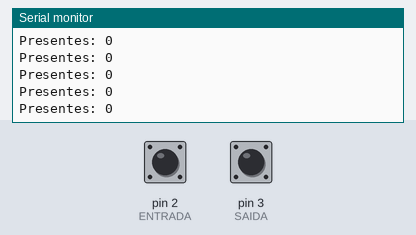
This sketch was run on a simulated Arduino Uno, built with avr-gcc and run on an emulated ATmega328P. Parts: the last lines printed to the serial monitor. The test bench sets the inputs (shaded band); at power-on: pin 2 (ENTRADA) HIGH, pin 3 (SAIDA) HIGH.

Above: at 1.2 s.
1.3 s: pin 2 (ENTRADA) pulled LOW for 0.15 s
At 1.31 s:
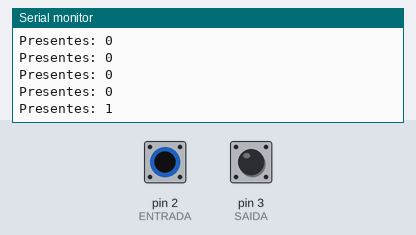
2.9 s: pin 2 (ENTRADA) pulled LOW for 1 s
At 2.91 s:
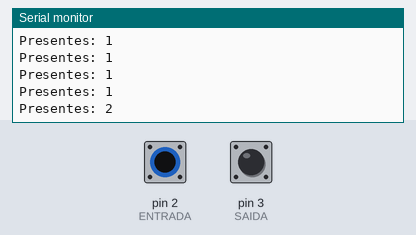
Timing chart, 0 to 5.9 s (numbered marks = the images above; inputs shaded):
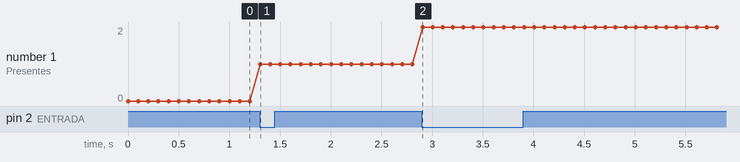

Measured:
- after the input at 1.3 s, the serial monitor: prints a new line at once (image 1)
- after the input at 2.9 s, the serial monitor: prints a new line at once (image 2)
- plotted number 1: 0 → 1 after the input at 1.3 s, 1 → 2 after the input at 2.9 s

The sketch:

Projeto_115_Contador_de_Pessoas_com_IR.ino
```cpp
// Projeto 115 - Contador de Pessoas com IR
// Arduino Uno | Arduino Neon Lab

const byte ENTRADA=2,SAIDA=3;
int pessoas=0; bool eAnt=HIGH,sAnt=HIGH;
void setup(){ pinMode(ENTRADA,INPUT_PULLUP);pinMode(SAIDA,INPUT_PULLUP);
 Serial.begin(9600); }
void loop(){
 bool e=digitalRead(ENTRADA),s=digitalRead(SAIDA);
 if(eAnt==HIGH && e==LOW) pessoas++;
 if(sAnt==HIGH && s==LOW && pessoas>0) pessoas--;
 eAnt=e; sAnt=s;
 Serial.print("Presentes: ");Serial.println(pessoas);
 delay(100);
}
```
